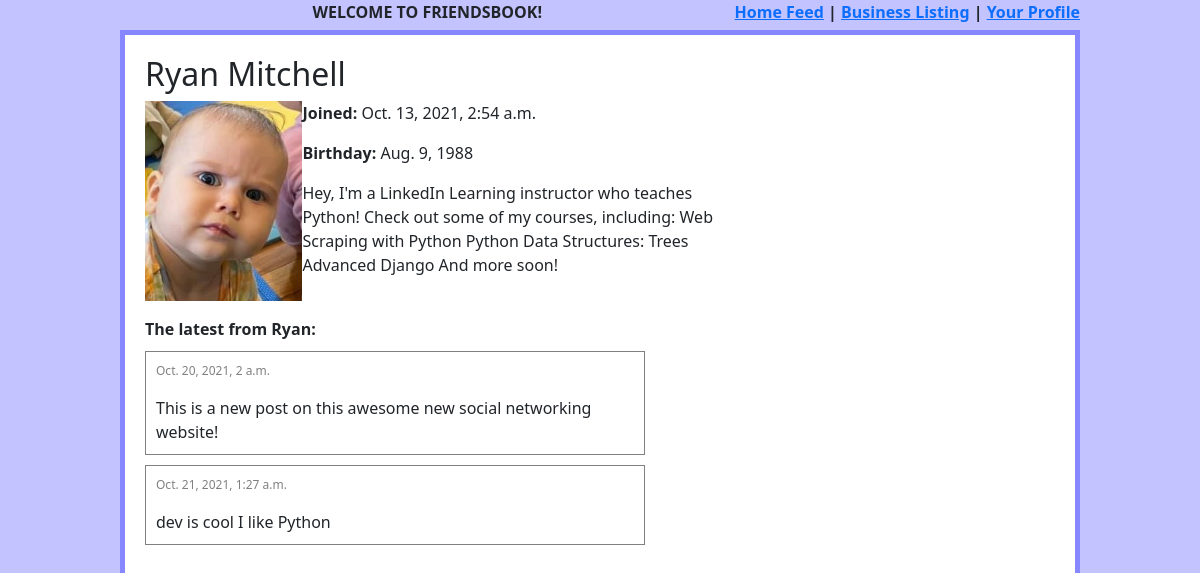
The app's page /profile/1 with its own data.
### profilepage/models.py (models this page shows)
class ProfilePage(models.Model):
    content_type = models.ForeignKey(ContentType, on_delete=CASCADE, null=True)
    object_id = models.PositiveIntegerField(null=True)
    subject = GenericForeignKey('content_type', 'object_id')

### useraccount/models.py (models this page shows, shortened)
class UserAccount(models.Model):
    user = models.ForeignKey(User, null=False, blank=False, on_delete=CASCADE)
    first_name = models.CharField(max_length=140)
    last_name = models.CharField(max_length=140)
    created_on = models.DateTimeField('date created', auto_now_add=True)
    birthday = models.DateField()
    location = models.CharField(max_length=200)
    favorite_color = RGBcolorField(null=True)
    about = models.TextField(null=True)
    profile_photo = models.ImageField(upload_to='profile_photos', null=True)
    def name(self):
        return '{} {}'.format(self.first_name, self.last_name)

### post/models.py (models this page shows, shortened)
class Post(models.Model):
    author = models.ForeignKey(User, null=True, blank=True, on_delete=CASCADE)
    content = models.CharField(max_length=140, validators=[validate_no_bad_words])
    created_on = models.DateTimeField('date created', auto_now_add=True)

### profilepage/views.py (the view)
# urls.py: path('profile/<int:profilepage_id>', profile_detail, name='profile page'),
def profile_detail(request, profilepage_id):
    template = loader.get_template('profilepage.html')
    profile = ProfilePage.objects.get(id=profilepage_id)
    posts = []
    own_profile = False
    if profile.content_type.model == 'useraccount':
        Post = apps.get_model('post', 'Post')
        posts = Post.objects.filter(author=profile.subject.user)
        own_profile = request.user and (request.user.id == profile.subject.user.id)
    return HttpResponse(template.render({'profile': profile, 'posts': posts, 'own_profile': own_profile}, request))

### useraccount/models.py (called while the page is built)
def int_to_hex(value):
    hex_val = format(value, 'X')
    hex_val = '0'*(6-len(hex_val)) + hex_val
    return hex_val

    def from_db_value(self, value, expression, connection):
        if value is None:
            return None
        return int_to_hex(value)

### profilepage/templates/profilepage.html (shortened to what this page needs)
{% load bootstrap5 %}
{% bootstrap_css %}
{% include 'header.html' %}
<div class="wrapper">
<div class="profile" id="profile-{{profile.id}}">
    <h2>{{profile.subject.name}}</h2>
    <img src="/{{profile.subject.profile_photo}}" style="float:left;height:200px;">
    <p><span class="label">Joined:</span> {{profile.subject.created_on}}</p>
    <p><span class="label">Birthday:</span> {{profile.subject.birthday}}</p>
    <div class="profile-about">
        {{profile.subject.about}}
    </div>
</div>
<span class="label">The latest from {{profile.subject.first_name}}:</span>
{% for post in posts %}
<div class="post">
    <span id="post-{{post.id}}">
        <span class="date">{{post.created_on}}</span>
        </p>{{post.content}}
    </span>
</div>
{% endfor %}
</div>

### static/css/styles.css (style rules this page uses)
.label { font-weight: bold; }
.wrapper { border: 5px solid rgb(135, 135, 255); width: 80%; margin: auto; padding: 20px; background-color: white; height: 100%; }
.post { border: 1px solid gray; width: 500px; padding: 10px; margin-top: 10px; }
.date { color: gray; font-size: 12px; }
.profile { margin-bottom: 40px; }
.profile-about { margin-left: 40px; width: 60%; }

### records on screen
ProfilePage: subject.name "Ryan Mitchell", subject.profile_photo (picture), subject.created_on "Oct. 13, 2021, 2:54 a.m.", subject.birthday "Aug. 9, 1988", subject.about "Hey, I'm a LinkedIn Learning instructor who teaches Python! Check out some of my courses, including: Web Scraping with Python Python Data Structures: Trees Advanced Django And more soon!", subject.first_name "Ryan"
Post: created_on "Oct. 20, 2021, 2 a.m.", content "This is a new post on this awesome new social networking website!"
Post: created_on "Oct. 21, 2021, 1:27 a.m.", content "dev is cool I like Python"
